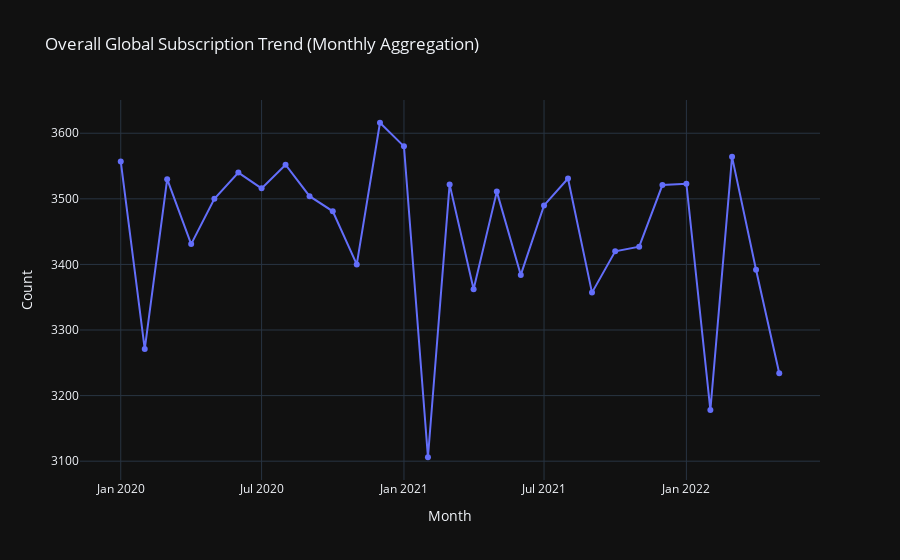
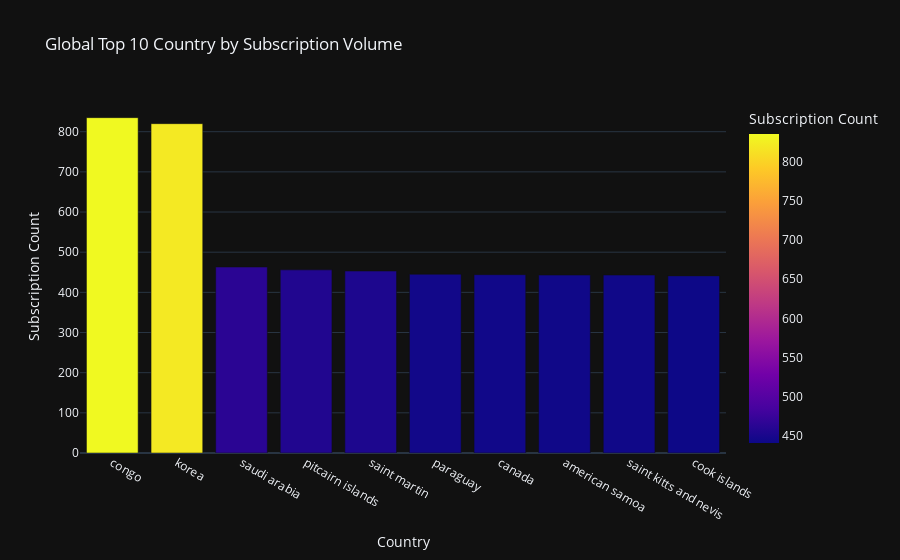
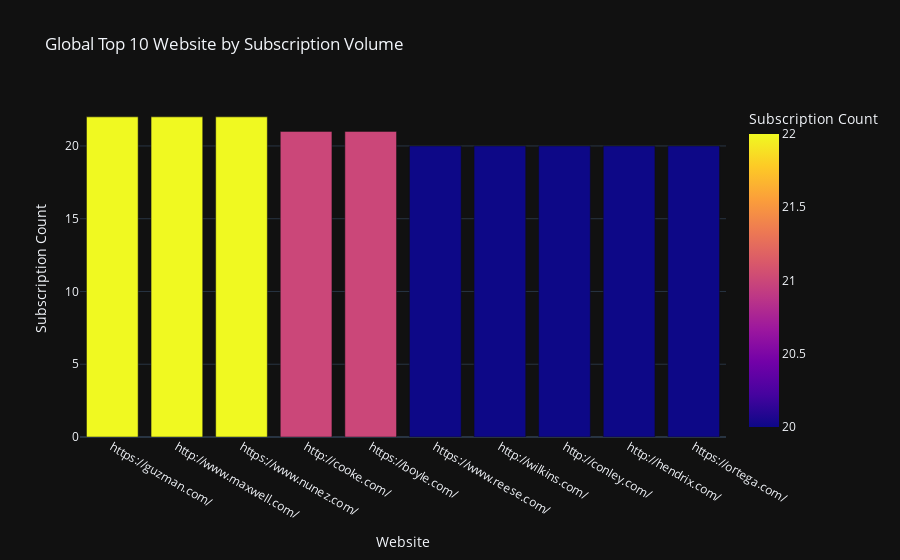
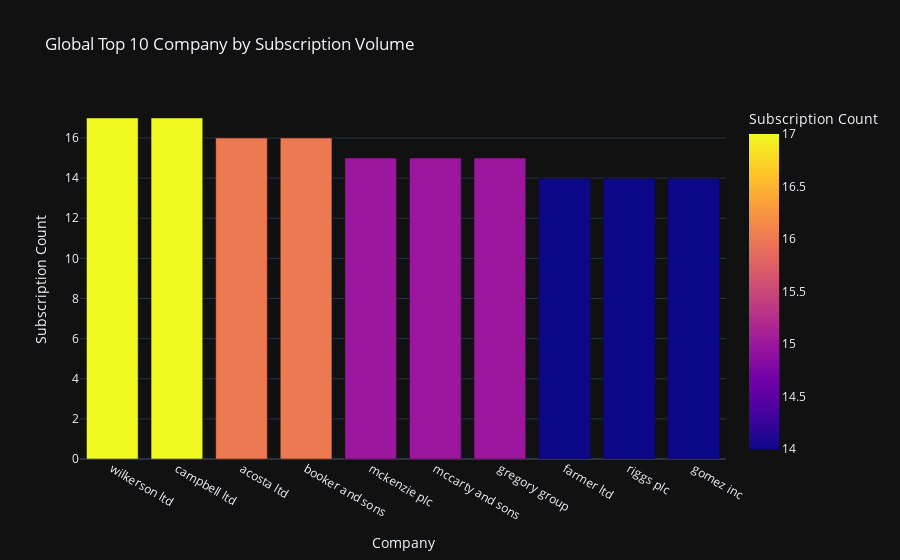

Notebook cell for these charts, in order:
### Code cell
analyzer = SubscriptionPatternAnalyzer(customer_data)
analyzer.run_all_phases()

### Figure 1 — Plotly figure (JSON) as saved in the notebook; plotly's stock layout.template omitted (floating-point values rounded to 4 significant figures)
{"data": [{"hovertemplate": "Month=%{x}<br>Count=%{y}<extra></extra>", "legendgroup": "", "line": {"color": "#636efa", "dash": "solid"}, "marker": {"size": 6, "symbol": "circle"}, "mode": "lines+markers", "name": "", "orientation": "v", "showlegend": false, "type": "scatter", "x": ["2020-01", "2020-02", "2020-03", "2020-04", "2020-05", "2020-06", "2020-07", "2020-08", "2020-09", "2020-10", "2020-11", "2020-12", "2021-01", "2021-02", "2021-03", "2021-04", "2021-05", "2021-06", "2021-07", "2021-08", "2021-09", "2021-10", "2021-11", "2021-12", "2022-01", "2022-02", "2022-03", "2022-04", "2022-05"], "xaxis": "x", "y": [3557, 3271, 3530, 3431, 3500, 3540, 3516, 3552, 3504, 3481, 3400, 3616, 3580, 3106, 3522, 3362, 3511, 3384, 3490, 3531, 3357, 3420, 3427, 3521, 3523, 3178, 3564, 3392, 3234], "yaxis": "y"}], "layout": {"legend": {"tracegroupgap": 0}, "title": {"text": "Overall Global Subscription Trend (Monthly Aggregation)"}, "xaxis": {"anchor": "y", "domain": [0, 1], "title": {"text": "Month"}}, "yaxis": {"anchor": "x", "domain": [0, 1], "title": {"text": "Count"}}}}

### Figure 2 — Plotly figure (JSON) as saved in the notebook; plotly's stock layout.template omitted (floating-point values rounded to 4 significant figures)
{"data": [{"hovertemplate": "Country=%{x}<br>Subscription Count=%{marker.color}<extra></extra>", "legendgroup": "", "marker": {"color": [835, 820, 463, 456, 453, 445, 444, 443, 443, 441], "coloraxis": "coloraxis", "pattern": {"shape": ""}}, "name": "", "orientation": "v", "showlegend": false, "textposition": "auto", "type": "bar", "x": ["congo", "korea", "saudi arabia", "pitcairn islands", "saint martin", "paraguay", "canada", "american samoa", "saint kitts and nevis", "cook islands"], "xaxis": "x", "y": [835, 820, 463, 456, 453, 445, 444, 443, 443, 441], "yaxis": "y"}], "layout": {"barmode": "relative", "coloraxis": {"colorbar": {"title": {"text": "Subscription Count"}}, "colorscale": [[0, "#0d0887"], [0.1111, "#46039f"], [0.2222, "#7201a8"], [0.3333, "#9c179e"], [0.4444, "#bd3786"], [0.5556, "#d8576b"], [0.6667, "#ed7953"], [0.7778, "#fb9f3a"], [0.8889, "#fdca26"], [1, "#f0f921"]]}, "legend": {"tracegroupgap": 0}, "title": {"text": "Global Top 10 Country by Subscription Volume"}, "xaxis": {"anchor": "y", "domain": [0, 1], "title": {"text": "Country"}}, "yaxis": {"anchor": "x", "domain": [0, 1], "title": {"text": "Subscription Count"}}}}

### Figure 3 — Plotly figure (JSON) as saved in the notebook; plotly's stock layout.template omitted (floating-point values rounded to 4 significant figures)
{"data": [{"hovertemplate": "Website=%{x}<br>Subscription Count=%{marker.color}<extra></extra>", "legendgroup": "", "marker": {"color": [22, 22, 22, 21, 21, 20, 20, 20, 20, 20], "coloraxis": "coloraxis", "pattern": {"shape": ""}}, "name": "", "orientation": "v", "showlegend": false, "textposition": "auto", "type": "bar", "x": ["https://guzman.com/", "http://www.maxwell.com/", "https://www.nunez.com/", "http://cooke.com/", "https://boyle.com/", "https://www.reese.com/", "http://wilkins.com/", "http://conley.com/", "http://hendrix.com/", "https://ortega.com/"], "xaxis": "x", "y": [22, 22, 22, 21, 21, 20, 20, 20, 20, 20], "yaxis": "y"}], "layout": {"barmode": "relative", "coloraxis": {"colorbar": {"title": {"text": "Subscription Count"}}, "colorscale": [[0, "#0d0887"], [0.1111, "#46039f"], [0.2222, "#7201a8"], [0.3333, "#9c179e"], [0.4444, "#bd3786"], [0.5556, "#d8576b"], [0.6667, "#ed7953"], [0.7778, "#fb9f3a"], [0.8889, "#fdca26"], [1, "#f0f921"]]}, "legend": {"tracegroupgap": 0}, "title": {"text": "Global Top 10 Website by Subscription Volume"}, "xaxis": {"anchor": "y", "domain": [0, 1], "title": {"text": "Website"}}, "yaxis": {"anchor": "x", "domain": [0, 1], "title": {"text": "Subscription Count"}}}}

### Figure 4 — Plotly figure (JSON) as saved in the notebook; plotly's stock layout.template omitted (floating-point values rounded to 4 significant figures)
{"data": [{"hovertemplate": "Company=%{x}<br>Subscription Count=%{marker.color}<extra></extra>", "legendgroup": "", "marker": {"color": [17, 17, 16, 16, 15, 15, 15, 14, 14, 14], "coloraxis": "coloraxis", "pattern": {"shape": ""}}, "name": "", "orientation": "v", "showlegend": false, "textposition": "auto", "type": "bar", "x": ["wilkerson ltd", "campbell ltd", "acosta ltd", "booker and sons", "mckenzie plc", "mccarty and sons", "gregory group", "farmer ltd", "riggs plc", "gomez inc"], "xaxis": "x", "y": [17, 17, 16, 16, 15, 15, 15, 14, 14, 14], "yaxis": "y"}], "layout": {"barmode": "relative", "coloraxis": {"colorbar": {"title": {"text": "Subscription Count"}}, "colorscale": [[0, "#0d0887"], [0.1111, "#46039f"], [0.2222, "#7201a8"], [0.3333, "#9c179e"], [0.4444, "#bd3786"], [0.5556, "#d8576b"], [0.6667, "#ed7953"], [0.7778, "#fb9f3a"], [0.8889, "#fdca26"], [1, "#f0f921"]]}, "legend": {"tracegroupgap": 0}, "title": {"text": "Global Top 10 Company by Subscription Volume"}, "xaxis": {"anchor": "y", "domain": [0, 1], "title": {"text": "Company"}}, "yaxis": {"anchor": "x", "domain": [0, 1], "title": {"text": "Subscription Count"}}}}
